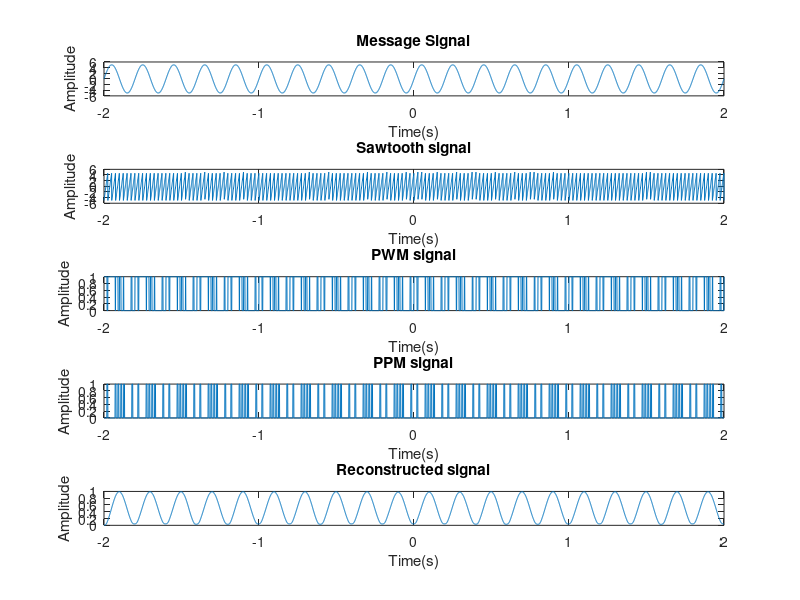

The MATLAB source for this figure:
clc;
clear all;
close all;
Am=input('Am:');
Fm=input('Fm:');
As=input('As:');
t=-2:0.001:2;
Fs=8*Fm;
Tau=1/(5*Fs);
mt=Am*sin(2*pi*Fm*t);
st=As*sawtooth(2*pi*Fs*t);
pwm=zeros(size(t));
ppm=zeros(size(t));
ord=3;
Tres=0.001;
Fres=1/Tres;
wn=((1.5*Fm)/(Fres/2));
[b,a]=butter(ord,wn,'low');

for i=1:numel(t)
    if mt(i)>st(i)
        pwm(i)=1;
    end
end

for i=1:numel(t)-round(Tau/Tres)-1
    if pwm(i)>pwm(i+1)
        ppm(i:round(i+(Tau/Tres)))=1;
    end
end

reconst=filter(b,a,pwm);
subplot(5,1,1);
plot(t,mt);
title('Message Signal');
xlabel('Time(s)');
ylabel('Amplitude');

subplot(5,1,2);
plot(t,st);
title('Sawtooth signal');
xlabel('Time(s)');
ylabel('Amplitude');

subplot(5,1,3);
plot(t,pwm);
title('PWM signal');
xlabel('Time(s)');
ylabel('Amplitude');

subplot(5,1,4);
plot(t,ppm);
title('PPM signal');
xlabel('Time(s)');
ylabel('Amplitude');

subplot(5,1,5);
plot(t,reconst);
title('Reconstructed signal');
xlabel('Time(s)');
ylabel('Amplitude');